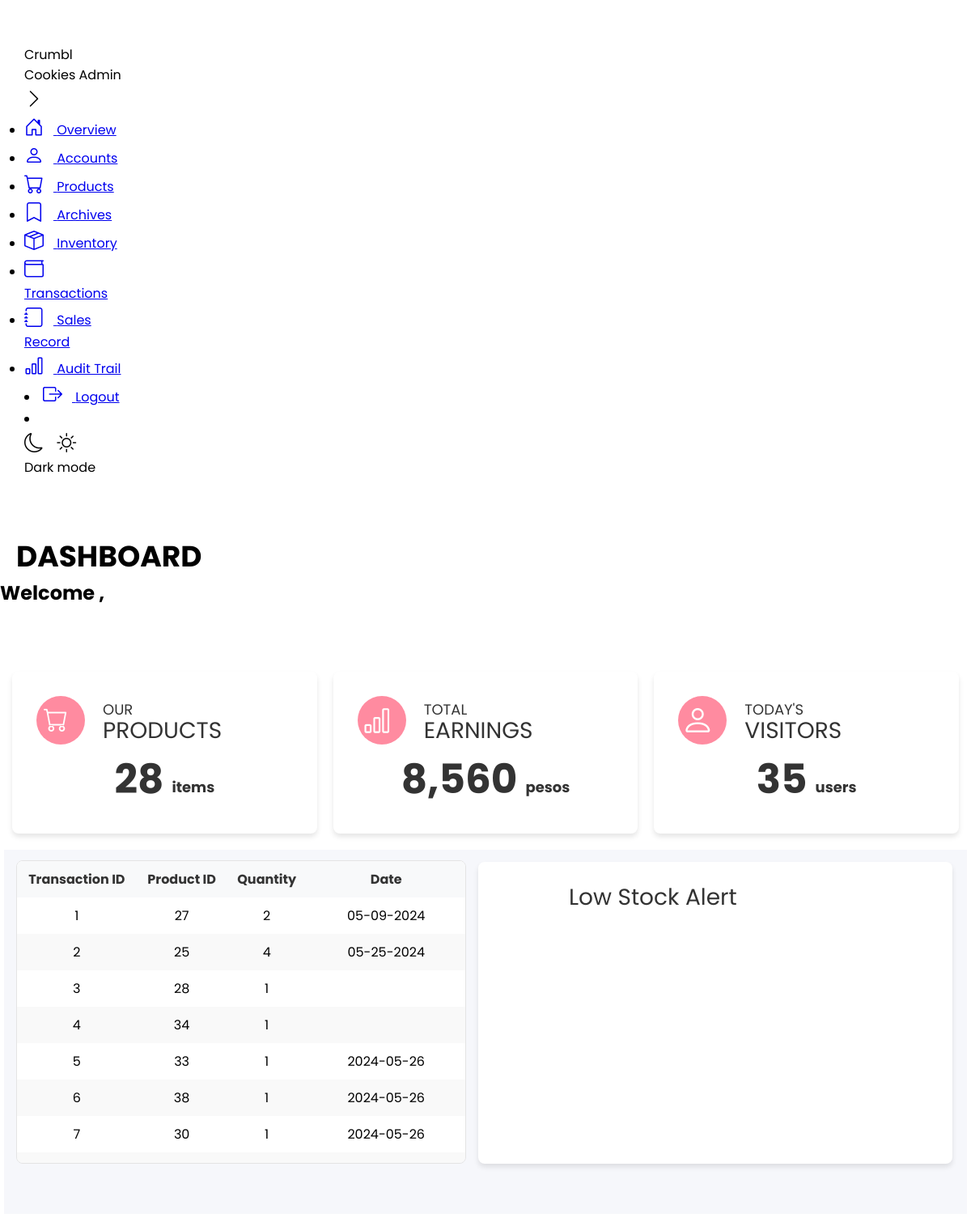
The app's page /admin-overview.php, older data.
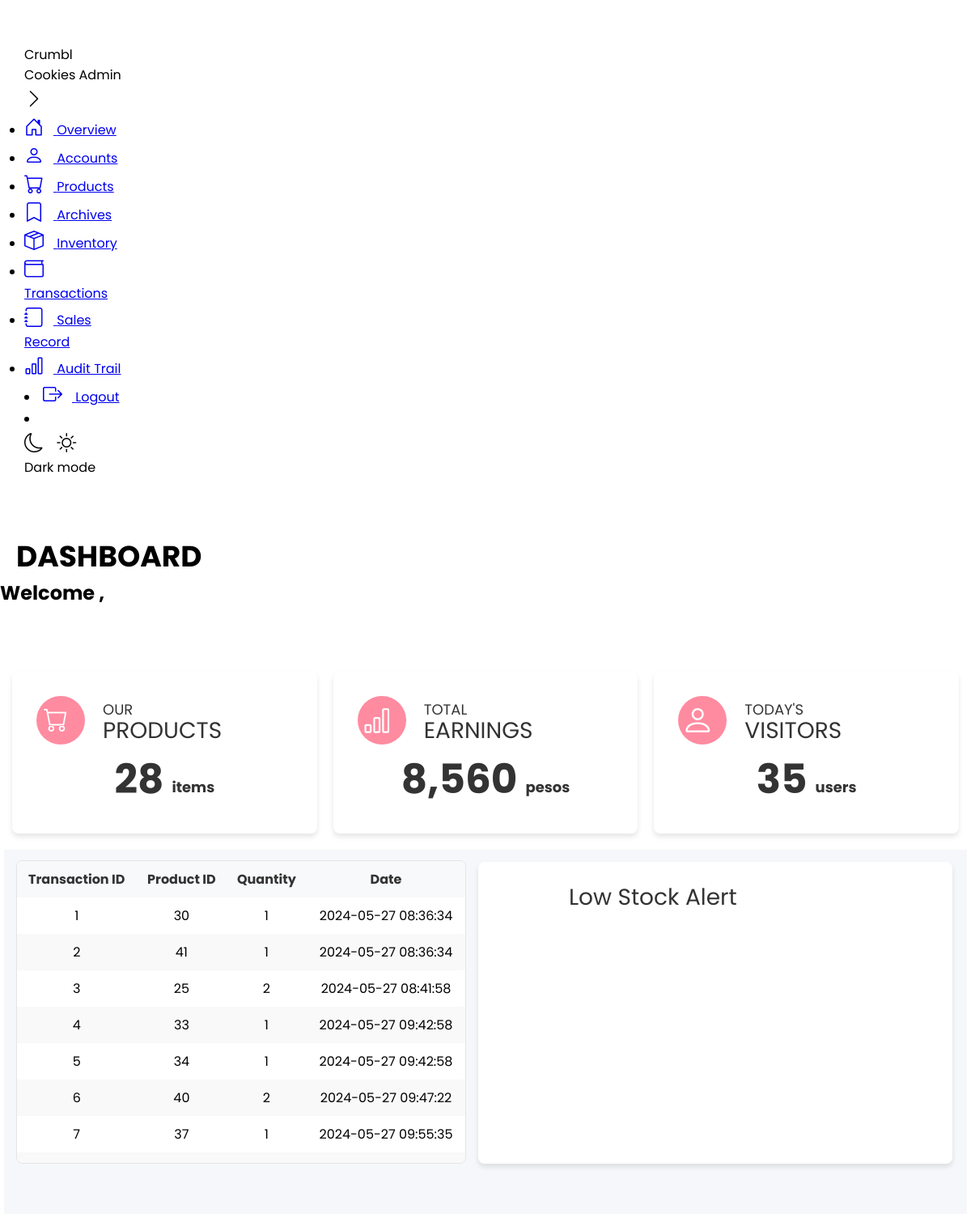
The same page, newer data.
### tables this page shows
CREATE TABLE `transaction_table` (
  `transaction_id` int(11) NOT NULL AUTO_INCREMENT,
  `product_id` int(11) NOT NULL,
  `quantity_sold` int(11) NOT NULL,
  `reference_number` varchar(45) NOT NULL,
  `receipt_number` varchar(45) NOT NULL,
  `status` enum('Paid','Pending') NOT NULL,
  `transaction_date` datetime NOT NULL,
  PRIMARY KEY (`transaction_id`),
  KEY `product_id` (`product_id`),
  CONSTRAINT `product_id` FOREIGN KEY (`product_id`) REFERENCES `product_table` (`product_id`) ON DELETE NO ACTION ON UPDATE NO ACTION
);

### admin-overview.php (the view, shortened to what this page needs)
<!DOCTYPE html>
<html lang="en">
<head>
  <link rel="stylesheet" href="style.css">
  <link href="https://cdnjs.cloudflare.com/ajax/libs/bootstrap-icons/1.8.3/font/bootstrap-icons.min.css" rel="stylesheet">
</head>
<body>
<?php
    $fullname = $_SESSION['full_name'];
    $type = $_SESSION['role'];
?>
<nav class="sidebar close">
    <header>
      <div class="image-text">
        <div class="text logo-text">
          <span class="name">Crumbl Cookies</span>
          <span class="profession">Admin</span>
        </div>
      </div>
      <i class="bi bi-chevron-right toggle"></i>
    </header>
    <div class="menu-bar">
      <div class="menu">
        <ul class="menu-links">
          <li class="nav-link">
            <a href="admin-overview.php">
              <i class="bi bi-house-door icon"></i>
              <span class="text nav-text">Overview</span>
            </a>
          </li>
          <li class="nav-link">
            <a href="accounts.php">
              <i class="bi bi-person icon"></i>
              <span class="text nav-text">Accounts</span>
            </a>
          </li>
          <li class="nav-link">
            <a href="products.php">
              <i class="bi bi-cart icon"></i>
              <span class="text nav-text">Products</span>
            </a>
          </li>
          <li class="nav-link">
            <a href="archives.php">
              <i class="bi bi-bookmark icon"></i>
              <span class="text nav-text">Archives</span>
            </a>
          </li>
          <li class="nav-link">
            <a href="inventory.php">
              <i class="bi bi-box-seam icon"></i>
              <span class="text nav-text">Inventory</span>
            </a>
          </li>
          <li class="nav-link">
            <a href="transactions.php">
              <i class="bi bi-wallet icon"></i>
              <span class="text nav-text">Transactions</span>
            </a>
          </li>
          <li class="nav-link">
            <a href="salesrecord.php">
              <i class="bi bi-journal icon"></i>
              <span class="text nav-text">Sales Record</span>
            </a>
          </li>
          <li class="nav-link">
            <a href="audittrail.php">
              <i class="bi bi-bar-chart icon"></i>
              <span class="text nav-text">Audit Trail</span>
            </a>
          </li>
        </ul>
      </div>
      <div class="bottom-content">
        <li>
          <a href="logout.php">
            <i class="bi bi-box-arrow-right icon"></i>
            <span class="text nav-text">Logout</span>
          </a>
        </li>
        <li class="mode">
          <div class="sun-moon">
            <i class="bi bi-moon icon moon"></i>
            <i class="bi bi-sun icon sun"></i>
          </div>
          <span class="mode-text text">Dark mode</span>
        </li>
      </div>
    </div>
  </nav>
  <section class="home">
  <div class="text">
    <div class="dashboard-text">DASHBOARD</div>
    <h1> Welcome <?php echo $type.", ".$fullname ?> </h1>
  </div>
  <div class="top-container">
  <div class="top-box">
  <div class="circle">
    <i class="bi bi-cart" style="color: #fff; font-size: 30px; margin-top: 2px; margin-left: 0px;"></i>
  </div>
  <div class="product-text">
    <span class="small-text">OUR</span><br>
    <span class="large-text">PRODUCTS</span>
  </div>
  <div class="product-number">
    <div class="number">28</div>
    <span class="item-text">items</span>
  </div>
</div>
    <div class="top-box">
    <div class="circle">
    <i class="bi bi-bar-chart" style="color: #fff; font-size: 35px; margin-top: 2px; margin-left: 0px;"></i>
  </div>
  <div class="product-text">
    <span class="small-text">TOTAL</span><br>
    <span class="large-text">EARNINGS</span>
  </div>
  <div class="product-number">
    <div class="number">8,560</div>
    <span class="item-text">pesos</span>
  </div>
    </div>
    <div class="top-box">
    <div class="circle">
    <i class="bi bi-person" style="color: #fff; font-size: 40px; margin-top: 2px; margin-left: 0px;"></i>
  </div>
  <div class="product-text">
    <span class="small-text">TODAY'S</span><br>
    <span class="large-text">VISITORS</span>
  </div>
  <div class="product-number">
    <div class="number">35</div>
    <span class="item-text">users</span>
  </div>
    </div>
  </div>
  <div class="middle-container">
  <div class="table-container">
    <?php
      include "dbconnect.php";
      $selectsql = "SELECT * FROM inven_sales";
      if (isset($_POST['search']) && $_POST['search'] != NULL) {
        $searchinput = $_POST['search'];
        $selectsql = "SELECT * FROM transaction_table WHERE transaction_id LIKE '%$searchinput%' OR product_id LIKE '%$searchinput%' OR transaction_date LIKE '%$searchinput%'";
      } else {
        $selectsql = "SELECT * FROM transaction_table";
      }
      $result = $conn->query($selectsql);
      if ($result->num_rows > 0) {
        echo "<div class='table' id='transaction_table'>";
        echo "<div class='table__body'>";
        echo "<table>";
        echo "<thead>";
        echo "<tr>";
        echo "<th>Transaction ID</th>";
        echo "<th>Product ID</th>";
        echo "<th>Quantity</th>";
        echo "<th>Date</span></th>";
        echo "</tr>";
        echo "</thead>";
        echo "<tbody>";
        foreach ($result as $fielddata) {
          echo "<tr>";
          echo "<td>" . $fielddata['transaction_id'] . "</td>";
          echo "<td>" . $fielddata['product_id'] . "</td>";
          echo "<td>" . $fielddata['quantity_sold'] . "</td>";
          echo "<td>" . $fielddata['transaction_date'] . "</td>";
          echo "</tr>";
        }
        echo "</tbody>";
        echo "</table>";
        echo "</div>";
        echo "</div>";
      } else {
        echo "<p>No records found</p>";
      }
    ?>
  </div>
<div class="stock-container">
    <div class="product-text">Low Stock Alert</div>
    </div>
</div>
</section>
</body>
</html>

### style.css (style rules this page uses)
* { margin: 0; padding: 0; box-sizing: border-box; font-family: "Poppins", sans-serif; }
:root { --tran-03: all 0.2s ease; --tran-03: all 0.3s ease; --tran-04: all 0.3s ease; --tran-05: all 0.3s ease; --body-font: "Poppins", sans-serif; --theme-bg: #f6f7fb; --body-color: #333; --button-bg: #fdfbff; --border-color: #000; --delay: 0s; }
html { -webkit-font-smoothing: antialiased; }
.sidebar { width: 15%; height: 100%; padding: 30px; display: flex; flex-direction: column; flex-shrink: 0; transition-duration: 0.2s; overflow-y: auto; overflow-x: hidden; }
.bi { font-size: 1.5rem; margin-right: 0.75rem; }
.circle { position: absolute; top: 30px; left: 30px; height: 60px; width: 60px; background: #ff8ba0; color: #fff; font-size: 1.2rem; border-radius: 50%; display: flex; justify-content: center; align-items: center; }
.small-text { font-size: 18px; font-weight: 400; color: #333; line-height: 0.1rem; }
.large-text { font-size: 28px; font-weight: 600; color: #333; margin-top: 5px; }
.product-number { display: inline-flex; align-items: center; justify-content: center; margin: 10px; }
.number { font-size: 50px; font-weight: bold; color: #333; margin: 0; padding-right: 10px; text-align: right; line-height: 1; margin-top: 10px; }
.item-text { font-size: 18px; color: #333; margin: 0; margin-top: 30px; }
* { margin: 0; padding: 0; box-sizing: border-box; }
.table__body { width: 95%; max-height: calc(89% - 1.6rem); background-color: #ffffff; border: 1px solid #e4e4e4; margin: 0.8rem auto; border-radius: 8px; overflow: auto; }
table { width: 100%; border-collapse: collapse; }
thead th { padding: 1rem; position: sticky; top: 0; background-color: #f8f9fa; cursor: pointer; text-transform: capitalize; color: #343a40; z-index: 2; transition: background-color 0.3s ease, color 0.3s ease; }
tbody tr:nth-child(even) { background-color: #f8f9fa; }
tbody tr td { padding: 1rem; transition: background-color 0.2s ease; }

### admin-overview.php (style rules this page uses)
.top-container, .bottom-container { width: calc(100% - 10px); display: flex; justify-content: center; margin: 10px auto; flex: 1; }
.top-container { margin-top: 70px; }
.middle-container { width: calc(100% - 10px); background-color: #f6f7fb; max-width: 1600px; margin: 10px auto; display: flex; justify-content: center; flex: 1; }
.top-box { width: 450px; height: 200px; border-radius: 8px; }
.stock-container { width: 706px; margin-right: 18px; height: 373px; border-radius: 8px; margin-top: 15px; padding: 0; justify-content: left; }
.top-box { position: relative; background: white; font-size: 32px; font-weight: 700; text-align: center; box-shadow: 0 4px 6px rgba(0, 0, 0, 0.1); }
.stock-container { background-color: white; font-size: 32px; font-weight: 700; text-align: center; box-shadow: 0 4px 6px rgba(0, 0, 0, 0.1); }
.top-box, .middle-box { border-radius: 8px; margin: 10px; }
.top-box, .middle-box, .stock-container { transition: transform 0.3s ease-out, background-color 0.3s ease-out; }
.dashboard-text { font-size: 36px; font-weight: bold; color: var(--text-color); margin-top: 40px; margin-left: 20px; }
.circle { position: absolute; top: 30px; left: 30px; height: 60px; width: 60px; background: #ff8ba0; color: #fff; font-size: 1.2rem; border-radius: 50%; display: flex; justify-content: center; align-items: center; }
.product-text { font-size: 28px; font-weight: 400; color: #333; margin-left: 7rem; margin-top: 30px; line-height: 1.8rem; text-align: left; }
.small-text { font-size: 18px; font-weight: 400; color: #333; }
.large-text { font-size: 28px; font-weight: 400; color: #333; margin-top: 5px; }
.product-number { display: inline-flex; align-items: center; justify-content: center; margin: 10px; }
.number { font-size: 50px; font-weight: bold; color: #333; margin: 0; padding-right: 10px; text-align: right; line-height: 1; margin-top: 10px; }
.item-text { font-size: 18px; color: #333; margin: 0; margin-top: 30px; }
.table-container { width: 706px; max-width: 900px; height: auto; max-height: 450px; display: flex; margin: 0; padding: 0; }
.table { width: 100%; border-collapse: collapse; }
.table th, .table td { padding: 10px; text-align: center; }
.table th { color: #333; }
.table tbody tr:nth-child(even) { background-color: #f9f9f9; }

Row changes from the older to the newer data that the page shows:
changed transaction_table id 1: product "27" → "30"; quantity_sold "2" → "1"; transaction_date "05-09-2024" → "2024-05-27 08:36:34"
changed transaction_table id 2: product "25" → "41"; quantity_sold "4" → "1"; transaction_date "05-25-2024" → "2024-05-27 08:36:34"
changed transaction_table id 3: product "28" → "25"; quantity_sold "1" → "2"; transaction_date (not shown) → "2024-05-27 08:41:58"
changed transaction_table id 4: product "34" → "33"; transaction_date (not shown) → "2024-05-27 09:42:58"
changed transaction_table id 5: product "33" → "34"; transaction_date "2024-05-26" → "2024-05-27 09:42:58"
changed transaction_table id 6: product "38" → "40"; quantity_sold "1" → "2"; transaction_date "2024-05-26" → "2024-05-27 09:47:22"
changed transaction_table id 7: product "30" → "37"; transaction_date "2024-05-26" → "2024-05-27 09:55:35"
